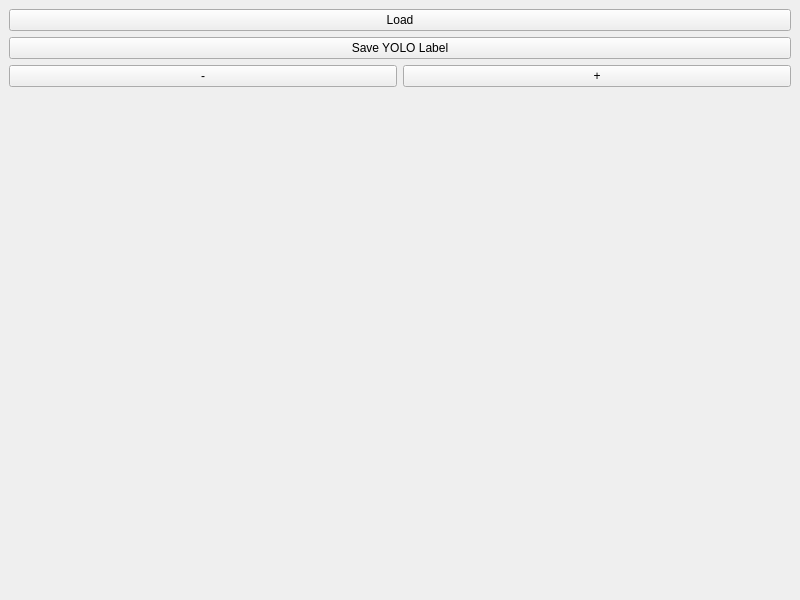
<?xml version="1.0" encoding="UTF-8"?>
<ui version="4.0">
 <class>MainWindow</class>
 <widget class="QMainWindow" name="MainWindow">
  <property name="geometry">
   <rect>
    <x>0</x>
    <y>0</y>
    <width>800</width>
    <height>600</height>
   </rect>
  </property>
  <property name="windowTitle">
   <string>MainWindow</string>
  </property>
  <widget class="QWidget" name="centralwidget">
   <layout class="QVBoxLayout" name="verticalLayout">
    <item>
     <widget class="QPushButton" name="pushButton">
      <property name="text">
       <string>Load</string>
      </property>
     </widget>
    </item>
    <item>
     <widget class="QPushButton" name="pb_save">
      <property name="text">
       <string>Save YOLO Label</string>
      </property>
     </widget>
    </item>
    <item>
     <layout class="QHBoxLayout" name="horizontalLayout">
      <property name="sizeConstraint">
       <enum>QLayout::SizeConstraint::SetMinimumSize</enum>
      </property>
      <item>
       <widget class="QPushButton" name="pb_decrease">
        <property name="text">
         <string>-</string>
        </property>
       </widget>
      </item>
      <item>
       <widget class="QPushButton" name="pb_increase">
        <property name="text">
         <string>+</string>
        </property>
       </widget>
      </item>
     </layout>
    </item>
    <item>
     <layout class="QGridLayout" name="gridLayout">
      <property name="sizeConstraint">
       <enum>QLayout::SizeConstraint::SetMaximumSize</enum>
      </property>
      <item row="1" column="1">
       <spacer name="verticalSpacer">
        <property name="orientation">
         <enum>Qt::Orientation::Vertical</enum>
        </property>
        <property name="sizeHint" stdset="0">
         <size>
          <width>20</width>
          <height>40</height>
         </size>
        </property>
       </spacer>
      </item>
      <item row="0" column="0">
       <spacer name="horizontalSpacer">
        <property name="orientation">
         <enum>Qt::Orientation::Horizontal</enum>
        </property>
        <property name="sizeHint" stdset="0">
         <size>
          <width>40</width>
          <height>20</height>
         </size>
        </property>
       </spacer>
      </item>
      <item row="0" column="1">
       <widget class="SuperLabel" name="label">
        <property name="text">
         <string/>
        </property>
        <property name="alignment">
         <set>Qt::AlignmentFlag::AlignCenter</set>
        </property>
       </widget>
      </item>
      <item row="0" column="2">
       <spacer name="horizontalSpacer_2">
        <property name="orientation">
         <enum>Qt::Orientation::Horizontal</enum>
        </property>
        <property name="sizeHint" stdset="0">
         <size>
          <width>40</width>
          <height>20</height>
         </size>
        </property>
       </spacer>
      </item>
     </layout>
    </item>
   </layout>
  </widget>
  <action name="actionLoad">
   <property name="text">
    <string>Load</string>
   </property>
  </action>
 </widget>
 <customwidgets>
  <customwidget>
   <class>SuperLabel</class>
   <extends>QLabel</extends>
   <header>superlabel.h</header>
  </customwidget>
 </customwidgets>
 <resources/>
 <connections/>
</ui>
